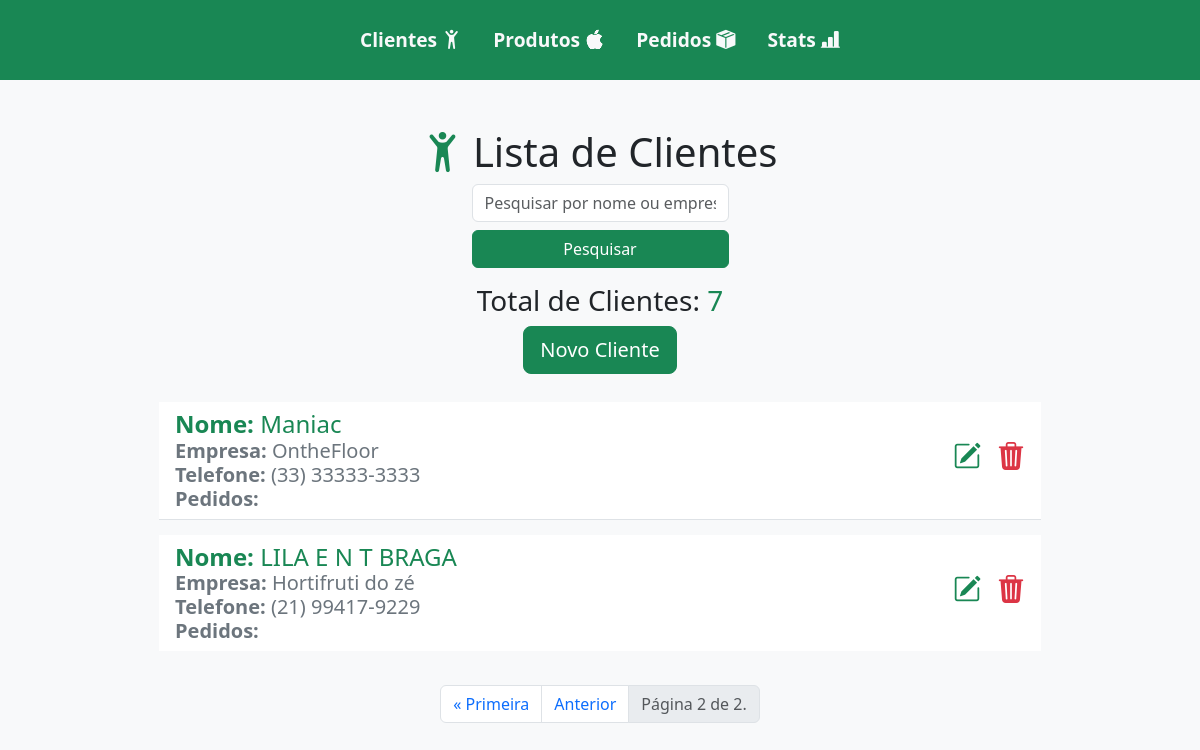
/clientes/?page=2, run on the app's committed database.
### fazenda/models.py (models this page shows, shortened)
class Cliente(models.Model):
    nome = models.CharField(max_length=100)
    empresa = models.CharField(max_length=100, blank=True, null=True)
    telefone = models.CharField(max_length=20)

### fazenda/views.py (the view)
# urls.py: path("clientes/", views.listar_clientes, name="listar_clientes"),
def listar_clientes(request):
    termo_pesquisa = request.GET.get("q")
    if termo_pesquisa:
        clientes = Cliente.objects.filter(
            Q(nome__icontains=termo_pesquisa) | Q(empresa__icontains=termo_pesquisa)
        )
    else:
        clientes = Cliente.objects.all()
    paginator = Paginator(clientes, 5)  # Define 5 itens por página
    page_number = request.GET.get("page")
    try:
        clientes_paginados = paginator.page(page_number)
    except PageNotAnInteger:
        clientes_paginados = paginator.page(1)
    except EmptyPage:
        clientes_paginados = paginator.page(paginator.num_pages)
    return render(
        request,
        "listar_clientes.html",
        {"clientes": clientes_paginados},
    )

### fazenda/templates/listar_clientes.html (shortened to what this page needs)
{% extends 'base.html' %}
{% load static %}
{% block content %}
    <div class="container-fluid d-flex flex-column justify-content-center align-items-center">
        <h1 class="">
            <i class="bi bi-person-arms-up text-success"></i> Lista de Clientes
        </h1>
        <form method="GET" action="{% url 'listar_clientes' %}" class="tex d-flex flex-column justify-content-center">
            <input class="form-control" type="text" name="q" placeholder="Pesquisar por nome ou empresa" />
            <button type="submit" class="btn btn-success mt-2 mb-3">Pesquisar</button>
        </form>
        <h5 class="text-center text-lg fs-3">
            Total de Clientes: <span class="text-success">{{ clientes.paginator.count }}</span>
        </h5>
        <a class="btn btn-success btn-lg btn-block mb-4" href="{% url 'criar_cliente' %}">Novo Cliente</a>
        <ul class="h5 list-group list-group-flush w-75 d-flex flex-column justify-content-center align-items-center">
            {% for cliente in clientes %}
                <li class="list-group-item list-group-item-action d-flex justify-content-between align-items-center list">
                    <div class="d-flex flex-column">
                        <span class="fs-4 text-success"><b>Nome: </b> {{ cliente.nome }}</span>
                        <span class="text-secondary"><b>Empresa: </b> {{ cliente.empresa }}</span>
                        <span class="text-secondary"><b>Telefone: </b> {{ cliente.telefone }}</span>
                        <span class="text-secondary"><b>Pedidos: </b> {{ cliente.total_pedidos }}</span>
                    </div>
                    <div class="d-flex justify-content-between align-items-center btns h3">
                        <a href="{% url 'atualizar_cliente' cliente.pk %}"><i class="bi bi-pencil-square text-success"></i></a>
                        <a href="{% url 'deletar_cliente' cliente.pk %}"><i class="bi bi-trash3-fill text-danger ico"></i></a>
                    </div>
                </li>
            {% endfor %}
        </ul>
    </div>
    <div class="pagination justify-content-center mt-4">
        <ul class="pagination">
            {% if clientes.has_previous %}
                <li class="page-item">
                    <a class="page-link" href="?page=1">&laquo; Primeira</a>
                </li>
                <li class="page-item">
                    <a class="page-link" href="?page={{ clientes.previous_page_number }}">Anterior</a>
                </li>
            {% endif %}
            <li class="page-item disabled">
                <span class="page-link">
                    Página {{ clientes.number }} de {{ clientes.paginator.num_pages }}.
                </span>
            </li>
        </ul>
    </div>
{% endblock %}

### fazenda/templates/base.html (style rules this page uses)
* { margin: 0; padding: 0; }
body { overflow-x: hidden; }
.list { margin-top: 0.3rem; margin-bottom: 0.6rem; }
.ico { margin-left: 1rem; }

### data on the page
Cliente: nome "Maniac", empresa "OntheFloor", telefone "(33) 33333-3333"
Cliente: nome "LILA E N T BRAGA", empresa "Hortifruti do zé", telefone "(21) 99417-9229"

### other printed values
{{ clientes.paginator.count }} "7"
{{ clientes.number }} "2"
{{ clientes.paginator.num_pages }} "2"
